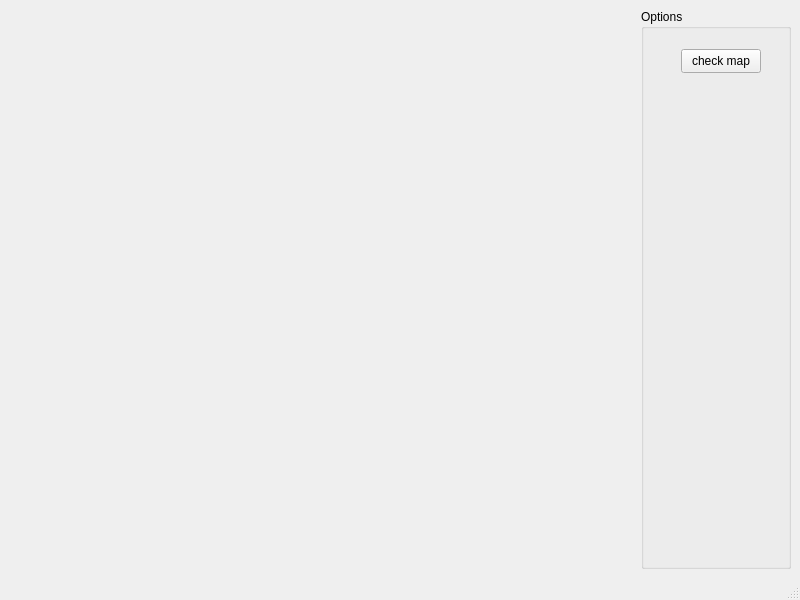
<?xml version="1.0" encoding="UTF-8"?>
<ui version="4.0">
 <class>CSMainWindow</class>
 <widget class="QMainWindow" name="CSMainWindow">
  <property name="geometry">
   <rect>
    <x>0</x>
    <y>0</y>
    <width>800</width>
    <height>600</height>
   </rect>
  </property>
  <property name="windowTitle">
   <string>MainWindow</string>
  </property>
  <widget class="QWidget" name="centralwidget">
   <layout class="QHBoxLayout" name="horizontalLayout">
    <item>
     <widget class="CheckMapWidget" name="checkmapwidget" native="true"/>
    </item>
    <item>
     <widget class="QGroupBox" name="opGroupBox">
      <property name="minimumSize">
       <size>
        <width>150</width>
        <height>0</height>
       </size>
      </property>
      <property name="maximumSize">
       <size>
        <width>150</width>
        <height>16777215</height>
       </size>
      </property>
      <property name="title">
       <string>Options</string>
      </property>
      <widget class="QPushButton" name="checkmapBtn">
       <property name="geometry">
        <rect>
         <x>40</x>
         <y>40</y>
         <width>80</width>
         <height>24</height>
        </rect>
       </property>
       <property name="text">
        <string>check map</string>
       </property>
      </widget>
     </widget>
    </item>
   </layout>
  </widget>
  <widget class="QMenuBar" name="menubar">
   <property name="geometry">
    <rect>
     <x>0</x>
     <y>0</y>
     <width>800</width>
     <height>21</height>
    </rect>
   </property>
  </widget>
  <widget class="QStatusBar" name="statusbar"/>
 </widget>
 <customwidgets>
  <customwidget>
   <class>CheckMapWidget</class>
   <extends>QWidget</extends>
   <header>checkmapwidget.h</header>
   <container>1</container>
  </customwidget>
 </customwidgets>
 <resources/>
 <connections/>
</ui>
